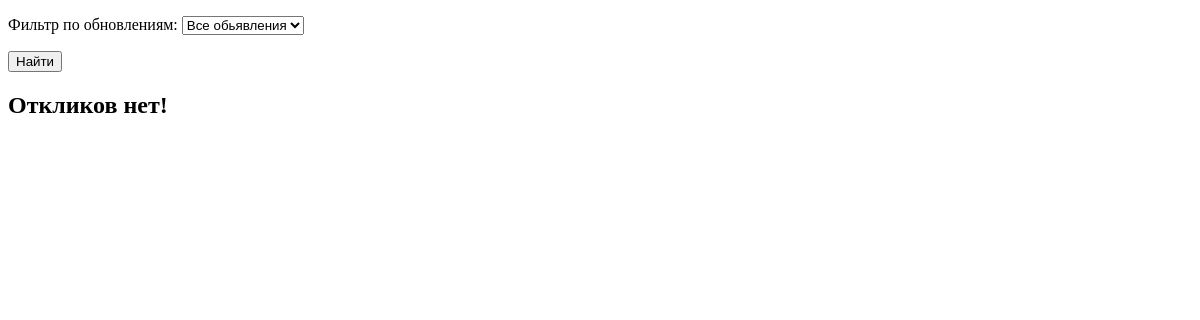
The app's page /posts/replies/ (signed in), older data.
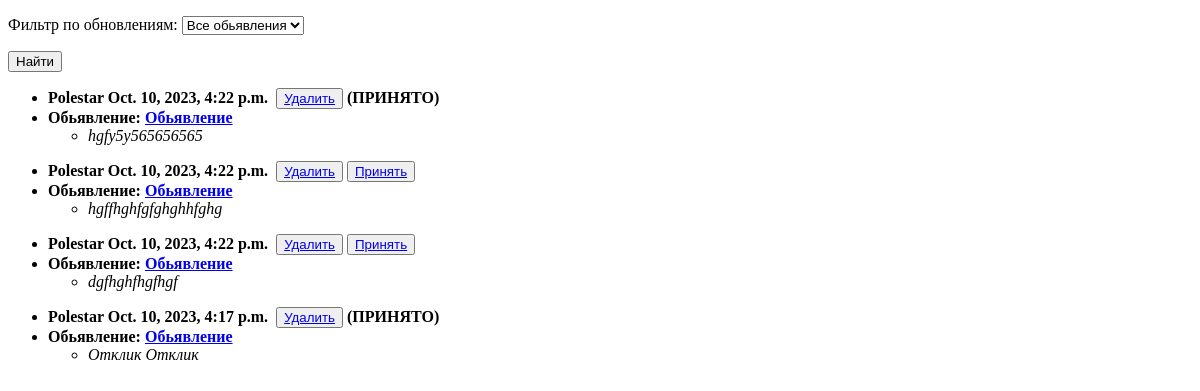
The same page, newer data.
### board/models.py (models this page shows, shortened)
class Reply(models.Model):
    post = models.ForeignKey(Post, on_delete=models.CASCADE, related_name='replies')
    author = models.ForeignKey(User, on_delete=models.CASCADE)
    content = models.TextField()
    date_posted = models.DateTimeField(default=timezone.now)
    is_allowed = models.BooleanField(default=False)

class Post(models.Model):
    post_author = models.ForeignKey(User, on_delete=models.CASCADE)
    category = models.ManyToManyField(Category)
    title = models.CharField(max_length=50)
    content = models.TextField()
    def __str__(self):
        return self.title

### board/views.py (the view)
# urls.py: path('replies/', Replies.as_view(), name='replies'),
class Replies(ListView):
    model = Reply
    template_name = 'replies.html'
    context_object_name = 'replies'
    def get_context_data(self, **kwargs):
        context = super().get_context_data(**kwargs)
        queryset = Reply.objects.filter(post__post_author_id=self.request.user.pk).order_by('-date_posted')
        context['filter'] = PostFilter(self.request.GET, queryset, request=self.request.user.pk)
        return context

### templates/replies.html (shortened to what this page needs)
<!DOCTYPE html>
<html lang="en">
<head>
</head>
<body>
    <form action="" method="get">
        {{ filter.form.as_p }}
        <input type="submit" value="Найти"/>
    </form>
    {% if filter.qs %}
        {% for reply in filter.qs %}
            <ul>
            <li><strong>{{ reply.author }} {{ reply.date_posted }}&nbsp;
                {% if reply.post.post_author == request.user or reply.author == request.user %}
                    <button><a href="{% url 'delete_reply' reply.id %}">Удалить</a></button>
                {% endif %}
                {% if reply.post.post_author == request.user and not reply.is_allowed %}
                    <button><a href="{% url 'allow_reply' reply.id %}">Принять</a></button>
                {% elif reply.post.post_author == request.user and reply.is_allowed %}
                    (ПРИНЯТО)
                {% endif %}
            </strong></li>
            <li><strong>Обьявление: <a href="{% url 'post' reply.post.id %}">{{ reply.post }}</a></strong>
            <ul>
            <li><em>{{ reply.content }}</em></li>
            </ul>
            </li>
            </ul>
        {% endfor %}
    {% else %}
    <h2>Откликов нет!</h2>
    {% endif %}
</body>
</html>

Row changes from the older to the newer data that the page shows:
added Reply: author "Polestar", date_posted "Oct. 10, 2023, 4:22 p.m.", shows "Удалить", is_allowed "(ПРИНЯТО)", post "Обьявление", content "hgfy5y565656565"
added Reply: author "Polestar", date_posted "Oct. 10, 2023, 4:22 p.m.", shows "Удалить", is_allowed "Принять", post "Обьявление", content "hgffhghfgfghghhfghg"
added Reply: author "Polestar", date_posted "Oct. 10, 2023, 4:22 p.m.", shows "Удалить", is_allowed "Принять", post "Обьявление", content "dgfhghfhgfhgf"
added Reply: author "Polestar", date_posted "Oct. 10, 2023, 4:17 p.m.", shows "Удалить", is_allowed "(ПРИНЯТО)", post "Обьявление", content "Отклик Отклик"
Text that changed along with them:
text no longer shown: "Откликов нет!"
